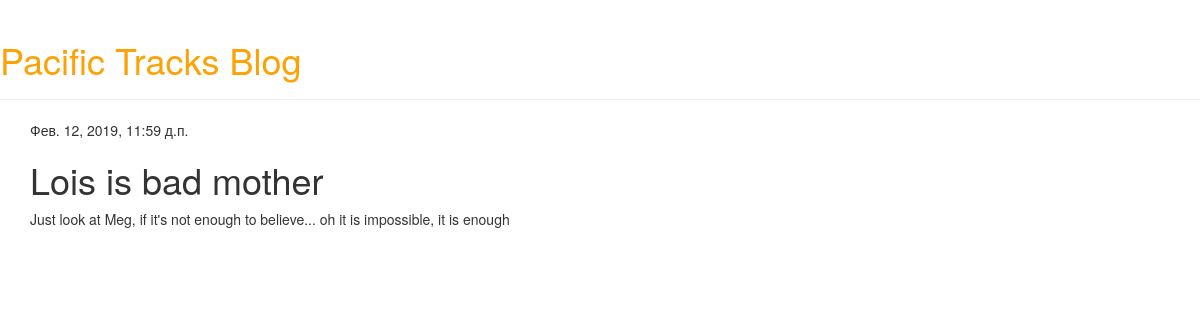
/post/3/, run on an earlier commit of the app's database.
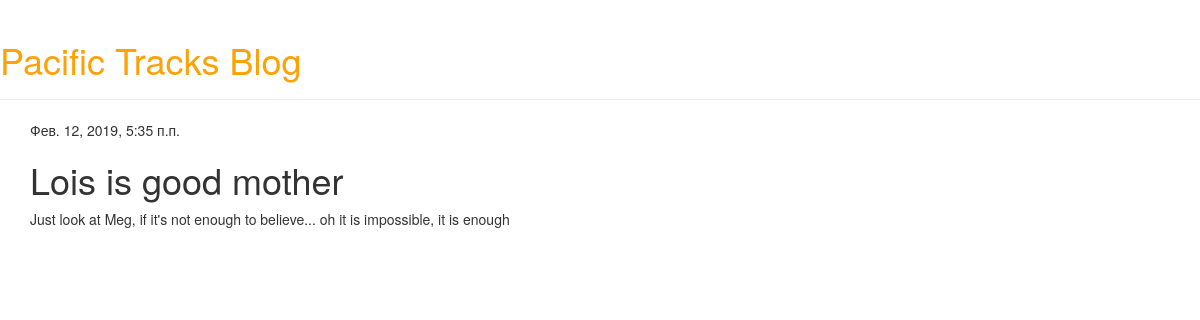
And on a later commit of the database.
### blog/models.py (models this page shows, shortened)
class Post(models.Model):
    author = models.ForeignKey('auth.User', on_delete=models.CASCADE)
    title = models.CharField(max_length=200)
    text = models.TextField()
    created_date = models.DateTimeField(default=timezone.now)
    published_date = models.DateTimeField(blank=True, null=True)

### blog/views.py (the view)
def post_detail(request, pk):
    post = get_object_or_404(Post, pk=pk)
    return render(request, 'blog/post_detail.html', {'post': post})

### blog/templates/blog/post_detail.html (shortened to what this page needs)
{% extends 'blog/base.html' %}
{% block content %}
    <div class="post">
        {% if post.published_date %}
            <div class="date">
                {{ post.published_date }}
            </div>
        {% endif %}
        <h1>{{ post.title }}</h1>
        <p>{{ post.text|linebreaksbr }}</p>
    </div>
{% endblock %}

What changed in the data, as far as the page shows it:
changed Post: published_date "Фев. 12, 2019, 11:59 д.п." → "Фев. 12, 2019, 5:35 п.п."; title "Lois is bad mother" → "Lois is good mother"
